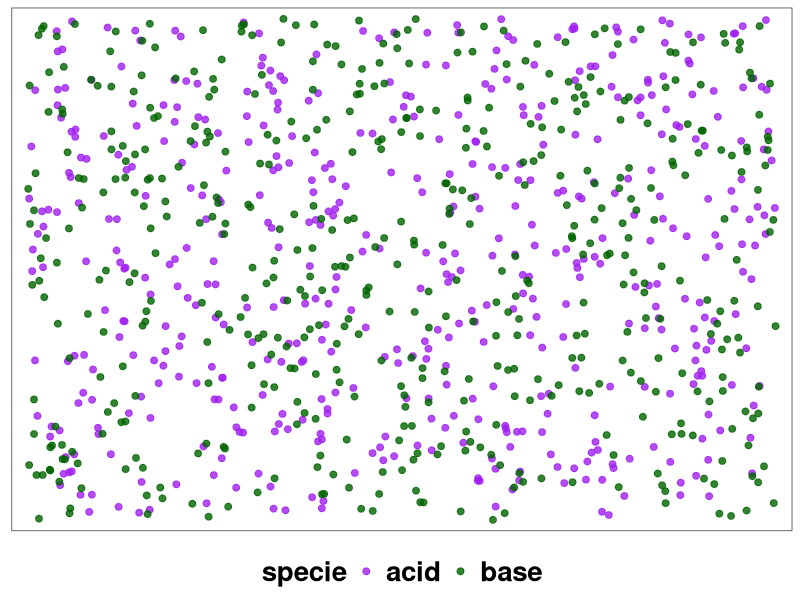
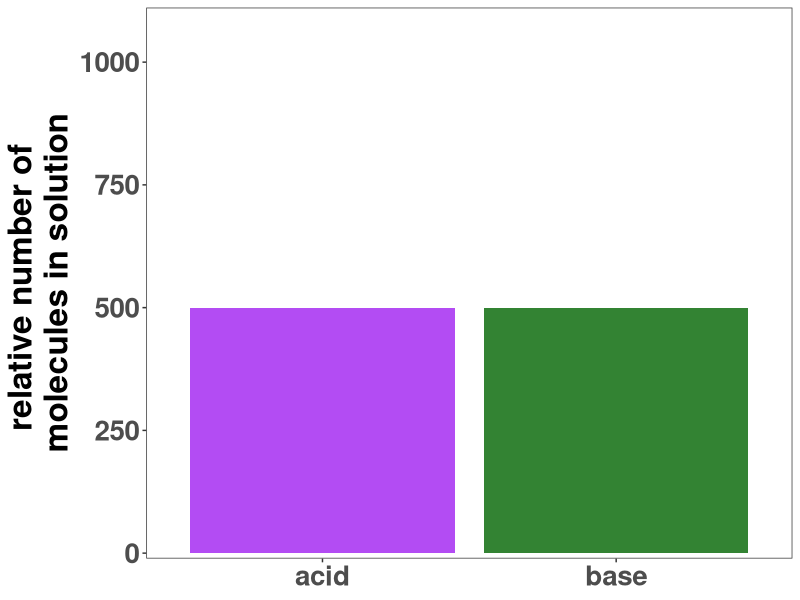

R code for these plots, in order:
# load packages
library(tidyverse)

ph <- 7

pk <- 7

ba <- 10^(ph-pk)

b <- ba/(1+ba)

a <- 1/(ba+1)


d <- if_else(a > 0.001,
             a,
             0.001)

af <- tibble("number" = seq(from = 1, to = d*1000, by = 1))

af <- af %>%
  mutate(specie = "acid",
         spot = 1)

c <- if_else(b > 0.001,
              b,
             0.001)

bf <- tibble("number" = seq(from = 1, to = c*1000, by = 1))


bf <- bf %>%
  mutate(specie = "base",
         spot = 1)

df <- bind_rows(af, bf)

ggplot(df, aes(x = 1, y = spot, color = specie)) +
  geom_point(position = "jitter", alpha = 0.8, size = 2) +
  scale_color_manual(values = c("purple", "darkgreen")) +
  theme_bw() +
  theme(axis.title = element_blank(),
        axis.text = element_blank(),
        panel.grid = element_blank(),
        axis.ticks = element_blank(),
        legend.position = "bottom",
        legend.title = element_text(size = 20, face = "bold"),
        legend.text = element_text(size = 20, face = "bold")) +
  scale_x_continuous(expand = c(0.01,0.01)) +
  scale_y_continuous(expand = c(0.01,0.01))

ggplot(df, aes(x = specie, fill = specie)) +
  geom_bar(alpha = 0.8) +
  scale_fill_manual(values = c("purple", "darkgreen")) +
  theme_bw() +
  theme(axis.title = element_text(size = 24, face = "bold"),
        axis.text = element_text(size = 20, face = "bold"),
        axis.title.x = element_blank(),
        legend.position = "none",
        panel.grid = element_blank()) +
  labs(x = "specie", y = "relative number of \nmolecules in solution") +
  scale_y_continuous(expand = c(0.01,0), limits = c(0, 1100))

